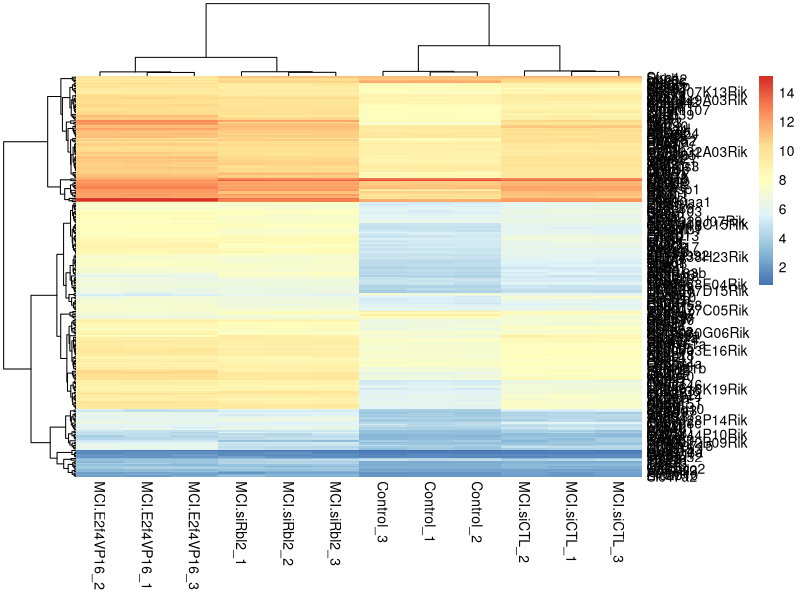
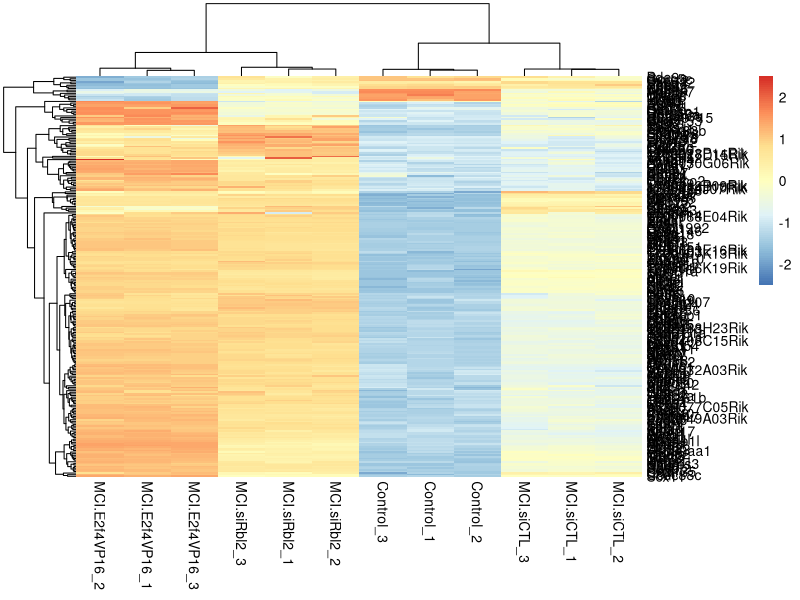
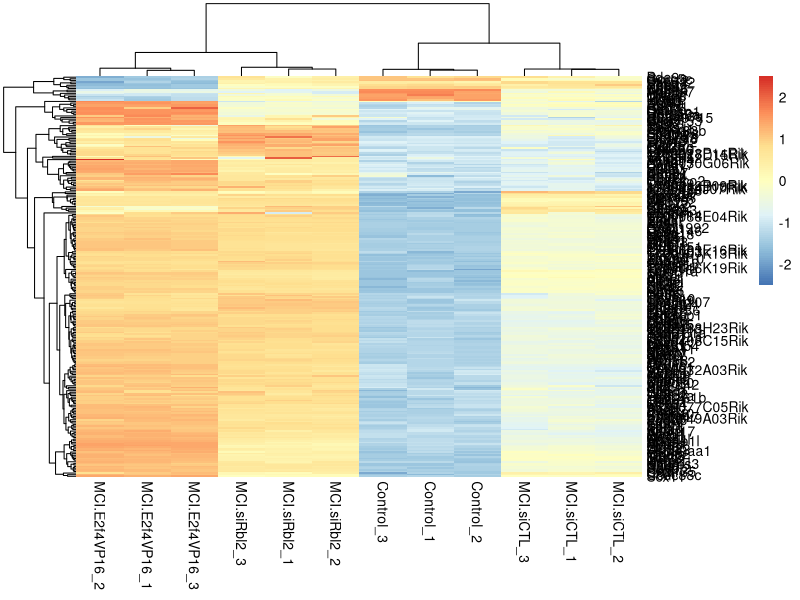
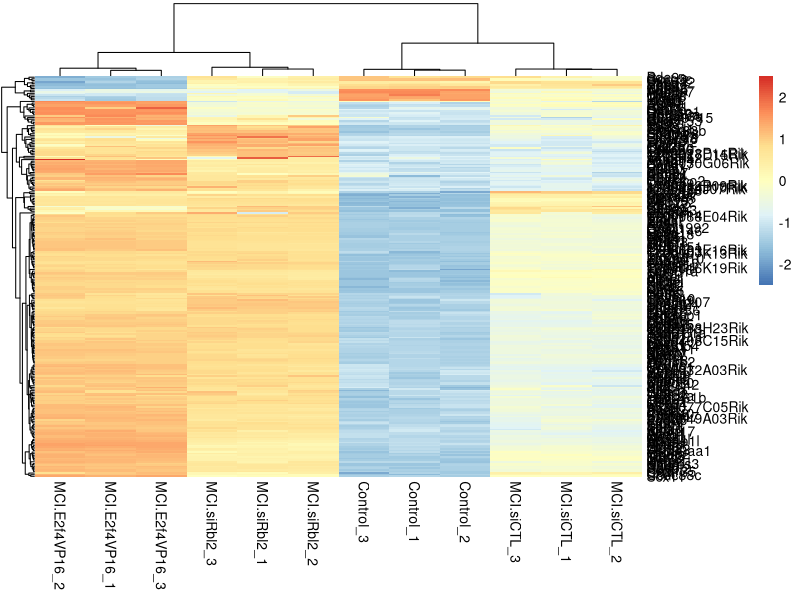
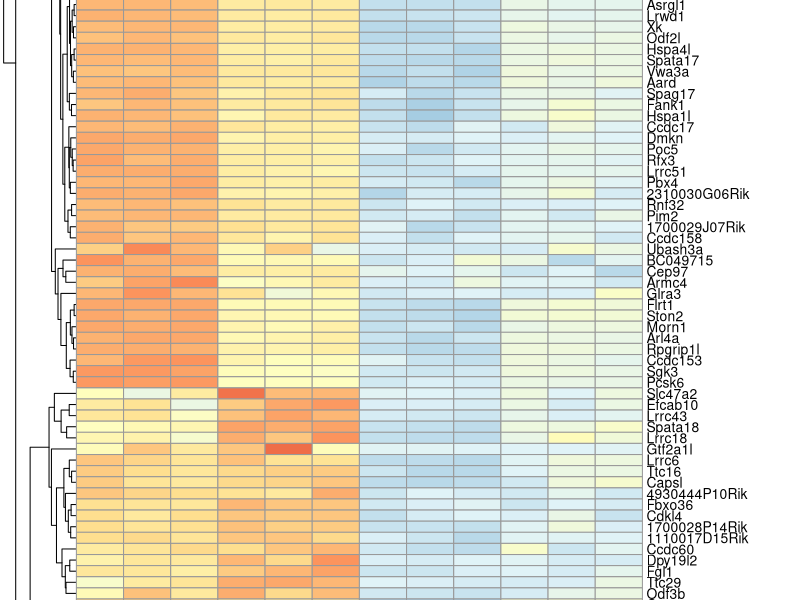
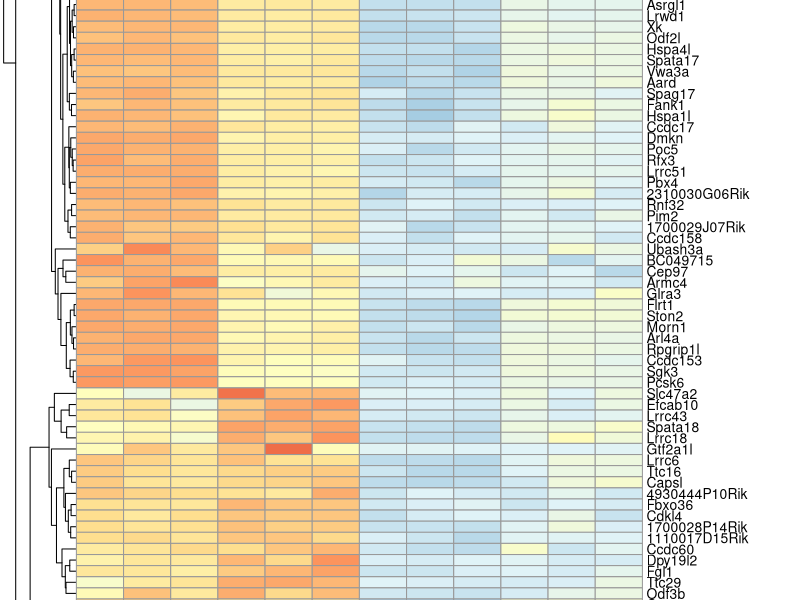

R code for these plots, in order:
setwd("C:/Users/lgautam/Desktop/HeaMap_RBL_gene")
getwd()
library(pheatmap)
library(grid)
library(ggplot2)
library(matrixStats)
library(tidyverse)
data <-read.csv('cilia_gene_Heatmap.csv')
dim(data)
head(data)
data1 <- as.matrix(data[,-1])
rownames(data1) <- data[,1]
pheatmap(data1)
pheatmap(log2(data1 +1), scale = 'row')
pheatmap(log2(data1 +1), scale = 'row', row.names = TRUE)
pheatmap(log2(data1 +1), scale = 'row', row.names = TRUE, treeheight_row = 20)


get_plot_dims <- function(heat_map)
{
  plot_height <- sum(sapply(heat_map$gtable$heights, grid::convertHeight, "in"))
  plot_width  <- sum(sapply(heat_map$gtable$widths, grid::convertWidth, "in"))
  return(list(height = plot_height, width = plot_width))
}




my_plot <- pheatmap(data1,scale="row", cellheight = 8)
plot_dims <- get_plot_dims(my_plot)
tiff("plot000.tiff", height = plot_dims$height, width = plot_dims$width, units = "in", res = 72)
my_plot
dev.off()


